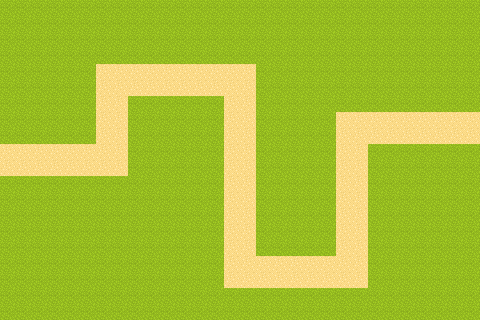

The image is a tile-based game level rendered from a .tmx file. Its description and source (layers, tilesets, objects; grid data summarised) follow:
An orthogonal 30x20 tile map with 16x16 px tiles, 1 tile layer (Tile Layer 1), 2 tilesets and 1 object.

<map version="1.10" tiledversion="1.11.2" orientation="orthogonal" renderorder="right-down" width="30" height="20" tilewidth="16" tileheight="16" infinite="0" nextlayerid="5" nextobjectid="49">
 <tileset firstgid="1" source="[A]Grass1_pipo.tsx" />
 <tileset firstgid="49" source="[Base]BaseChip_pipo.tsx" />
 <layer id="2" name="Tile Layer 1" width="30" height="20">
  <data>[600 cells, 600 non-empty, 2 distinct tile ids]</data>
 </layer>
 <objectgroup id="4" name="EnemyPath">
  <object id="48" x="0" y="159.021">
   <polyline points="0,0 112.115,0 112.687,-78.9383 240.247,-78.9383 239.675,110.399 354.078,111.543 352.362,-31.4609 477.634,-32.0329 478.206,-33.177" />
  </object>
 </objectgroup>
</map>
